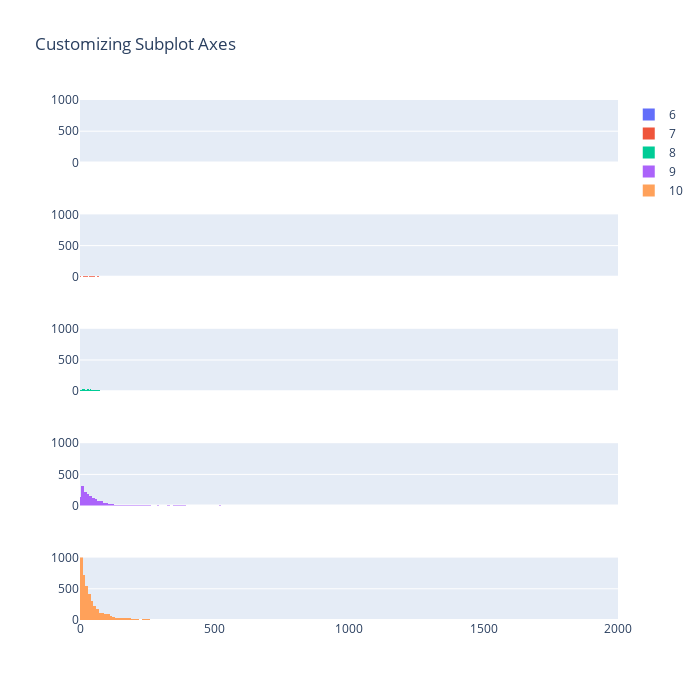

Notebook code for this chart:
### Code cell
fig = make_subplots(cols=1, rows=len(grouped_dataframes),
                    shared_xaxes=True,
                    shared_yaxes=True,
                    vertical_spacing=.1)
hist_plot_dict = {}

for i,resolution in enumerate(RESOLUTIONS):
    # hist_plot_dict[resolution] = go.Histogram(x=grouped_dataframes[resolution]['Stops per Accident'])

    fig.append_trace(go.Histogram(histfunc="avg",
                                  x=grouped_dataframes[resolution]['Stops per Accident'],
                                  nbinsx=200,
                                  name=resolution),
                     col=1, row=i+1)

fig.update_xaxes(range=[0, 2000])
fig.update_yaxes(range=[0, 1000])
fig.update_layout(title_text="Customizing Subplot Axes", height=700, width=700)
fig.show()

### Figure 1 — Plotly figure (JSON) as saved in the notebook; plotly's stock layout.template omitted (floating-point values rounded to 4 significant figures; data arrays with more than 128 entries replaced by an {"elided": "..."} marker saying what was removed)
{"data": [{"histfunc": "avg", "name": "6", "nbinsx": 200, "type": "histogram", "x": [null, 55.57, 191.2, 43.44, null, 46.65, null, 47.77, null, 3, 35, 48.67, 45.76, 52.78, null, 43.62, 76.22, 41.04, null, 175.6, 42.8, 54.67, null, 55.92, 6.667, 36.26, null, 56.45, 33.37, 63.2, null, null, 49.64, null, 38], "xaxis": "x", "yaxis": "y"}, {"histfunc": "avg", "name": "7", "nbinsx": 200, "type": "histogram", "x": {"elided": "141 float values"}, "xaxis": "x2", "yaxis": "y2"}, {"histfunc": "avg", "name": "8", "nbinsx": 200, "type": "histogram", "x": {"elided": "588 float values"}, "xaxis": "x3", "yaxis": "y3"}, {"histfunc": "avg", "name": "9", "nbinsx": 200, "type": "histogram", "x": {"elided": "2706 float values"}, "xaxis": "x4", "yaxis": "y4"}, {"histfunc": "avg", "name": "10", "nbinsx": 200, "type": "histogram", "x": {"elided": "11153 float values"}, "xaxis": "x5", "yaxis": "y5"}], "layout": {"height": 700, "title": {"text": "Customizing Subplot Axes"}, "width": 700, "xaxis": {"anchor": "y", "domain": [0, 1], "matches": "x5", "range": [0, 2000], "showticklabels": false}, "xaxis2": {"anchor": "y2", "domain": [0, 1], "matches": "x5", "range": [0, 2000], "showticklabels": false}, "xaxis3": {"anchor": "y3", "domain": [0, 1], "matches": "x5", "range": [0, 2000], "showticklabels": false}, "xaxis4": {"anchor": "y4", "domain": [0, 1], "matches": "x5", "range": [0, 2000], "showticklabels": false}, "xaxis5": {"anchor": "y5", "domain": [0, 1], "range": [0, 2000]}, "yaxis": {"anchor": "x", "domain": [0.88, 1], "range": [0, 1000]}, "yaxis2": {"anchor": "x2", "domain": [0.66, 0.78], "range": [0, 1000]}, "yaxis3": {"anchor": "x3", "domain": [0.44, 0.56], "range": [0, 1000]}, "yaxis4": {"anchor": "x4", "domain": [0.22, 0.34], "range": [0, 1000]}, "yaxis5": {"anchor": "x5", "domain": [0, 0.12], "range": [0, 1000]}}}
